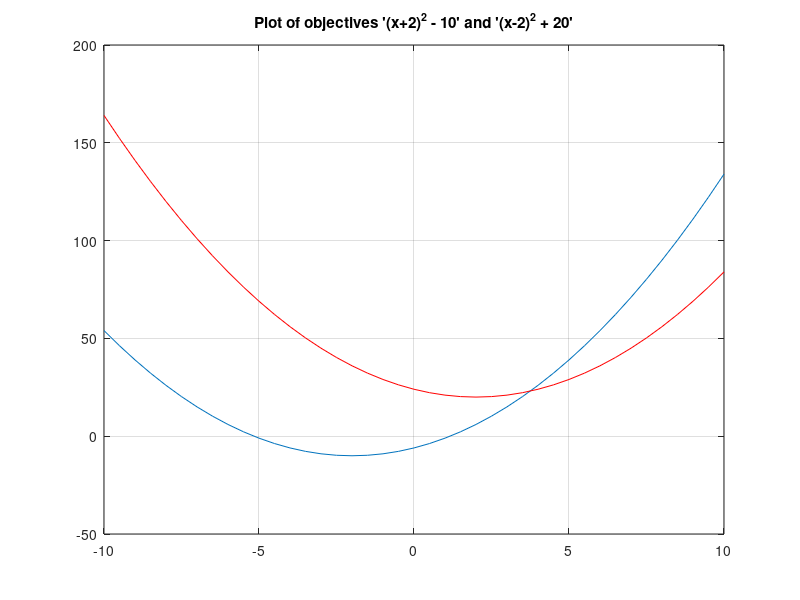

The MATLAB source for this figure: (Note: this script raises an error after producing the figure.)
% Plot two objective functions on the same axis
x = -10:0.5:10;
f1 = (x+2).^2 - 10;
f2 = (x-2).^2 + 20;
plot(x,f1);
hold on;
plot(x,f2,'r');
grid on;
title('Plot of objectives ''(x+2)^2 - 10'' and ''(x-2)^2 + 20''');

FitnessFunction = @simple_multiobjective;
numberOfVariables = 1;

A = []; b = [];
Aeq = []; beq = [];
lb = -1.5;
ub = 0;

options = optimoptions(@gamultiobj,'PlotFcn',{@gaplotpareto,@gaplotscorediversity});
gamultiobj(FitnessFunction,numberOfVariables,[],[],[],[],lb,ub,options);
